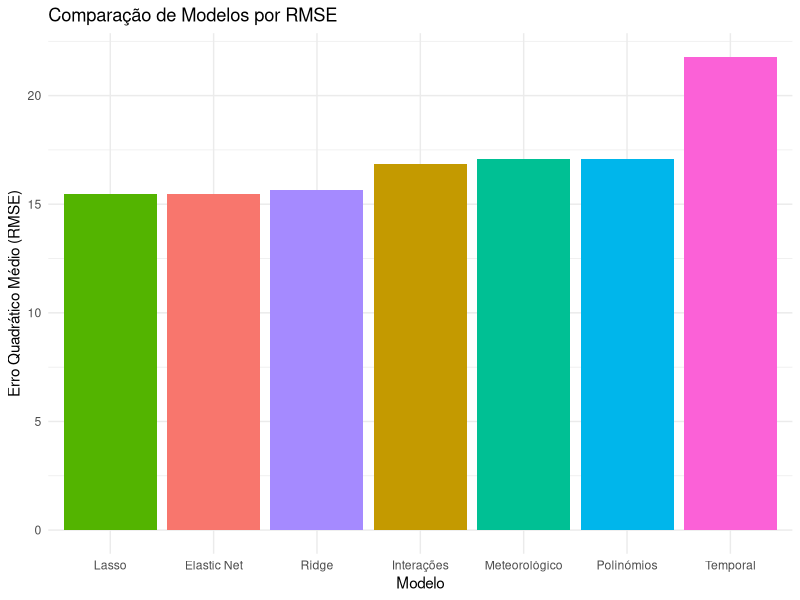

Write the R code that produced this figure.

library(tidyverse)
library(lubridate)
library(caret)
library(glmnet)

# Carregar e preparar o dataset simulado
seoul <- read_csv("seoul_bike_simulated.csv")

# Formatando variáveis categóricas corretamente
seoul <- seoul %>%
  mutate(
    hour = factor(hour, ordered = TRUE),
    seasons = as.factor(seasons),
    holiday = as.factor(holiday),
    functioning_day = as.factor(functioning_day)
  )

# Dividir dados em treino (80%) e teste (20%)
set.seed(123)
train_index <- createDataPartition(seoul$rented_bike_count, p = 0.8, list = FALSE)
train_data <- seoul[train_index, ]
test_data  <- seoul[-train_index, ]

# Modelos de Regressão Linear Base

# Modelo com variáveis meteorológicas
modelo_meteo <- lm(rented_bike_count ~ temperature + humidity + wind_speed + rainfall + snowfall,
                   data = train_data)
pred_meteo <- predict(modelo_meteo, newdata = test_data)
rmse_meteo <- RMSE(pred_meteo, test_data$rented_bike_count)

# Modelo com variáveis temporais
modelo_tempo <- lm(rented_bike_count ~ hour + seasons + holiday + functioning_day,
                   data = train_data)
pred_tempo <- predict(modelo_tempo, newdata = test_data)
rmse_tempo <- RMSE(pred_tempo, test_data$rented_bike_count)

# Modelos Refinados

# Modelo com termos polinomiais
modelo_poly <- lm(rented_bike_count ~ poly(temperature, 2) + poly(humidity, 2) +
                    wind_speed + rainfall + snowfall, data = train_data)
pred_poly <- predict(modelo_poly, newdata = test_data)
rmse_poly <- RMSE(pred_poly, test_data$rented_bike_count)

# Modelo com interações
modelo_inter <- lm(rented_bike_count ~ temperature * humidity + hour + seasons,
                   data = train_data)
pred_inter <- predict(modelo_inter, newdata = test_data)
rmse_inter <- RMSE(pred_inter, test_data$rented_bike_count)

# Regularização com GLMNet (Ridge, Lasso, Elastic Net)

# Preparar matrizes
x <- model.matrix(rented_bike_count ~ temperature + humidity + wind_speed +
                    rainfall + snowfall + hour + seasons + holiday + functioning_day,
                  data = train_data)[, -1]
y <- train_data$rented_bike_count

x_test <- model.matrix(rented_bike_count ~ temperature + humidity + wind_speed +
                         rainfall + snowfall + hour + seasons + holiday + functioning_day,
                       data = test_data)[, -1]
y_test <- test_data$rented_bike_count

# Ridge Regression (α = 0)
modelo_ridge <- cv.glmnet(x, y, alpha = 0)
pred_ridge <- predict(modelo_ridge, newx = x_test, s = "lambda.min")
rmse_ridge <- RMSE(pred_ridge, y_test)

# Lasso Regression (α = 1)
modelo_lasso <- cv.glmnet(x, y, alpha = 1)
pred_lasso <- predict(modelo_lasso, newx = x_test, s = "lambda.min")
rmse_lasso <- RMSE(pred_lasso, y_test)

# Elastic Net (α = 0.5)
modelo_elastic <- cv.glmnet(x, y, alpha = 0.5)
pred_elastic <- predict(modelo_elastic, newx = x_test, s = "lambda.min")
rmse_elastic <- RMSE(pred_elastic, y_test)

# Comparar todos os modelos
resultados <- tibble(
  Modelo = c("Meteorológico", "Temporal", "Polinómios", "Interações",
             "Ridge", "Lasso", "Elastic Net"),
  RMSE = c(rmse_meteo, rmse_tempo, rmse_poly, rmse_inter,
           rmse_ridge, rmse_lasso, rmse_elastic)
)

print(resultados)

# Gráfico comparativo de RMSE
ggplot(resultados, aes(x = reorder(Modelo, RMSE), y = RMSE, fill = Modelo)) +
  geom_col(show.legend = FALSE) +
  labs(title = "Comparação de Modelos por RMSE",
       x = "Modelo", y = "Erro Quadrático Médio (RMSE)") +
  theme_minimal()

# Guardar o modelo final para o Shiny App
saveRDS(modelo_lasso, "modelo_lasso.rds")

